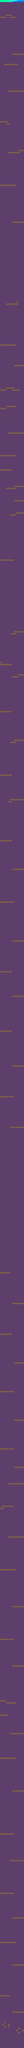

A 2D game scene composited from a Tiled map and its tileset images. What follows is a short description and the map's XML, with each tile layer's data collapsed to a summary:
An orthogonal 12x1000 tile map with 32x32 px tiles, 2 tile layers (backgroundLayer, collisionLayer) and 24 objects.

<map version="1.0" orientation="orthogonal" renderorder="right-down" width="12" height="1000" tilewidth="32" tileheight="32" nextobjectid="30">
 <tileset firstgid="1" name="tileset" tilewidth="32" tileheight="32" tilecount="81">
  <image source="../images/tileset.png" width="288" height="288" />
 </tileset>
 <layer name="backgroundLayer" width="12" height="1000">
  <data>[12000 cells, 12000 non-empty, 72 distinct tile ids]</data>
 </layer>
 <layer name="collisionLayer" width="12" height="1000">
  <data>[12000 cells, 453 non-empty, 1 distinct tile ids]</data>
 </layer>
 <objectgroup name="objectsLayer">
  <object id="1" gid="18" x="54" y="31033" width="32" height="32">
   <properties>
    <property name="period" value="0.08" />
    <property name="radious" value="60" />
    <property name="type" value="comet" />
   </properties>
  </object>
  <object id="4" gid="18" x="69" y="31333" width="32" height="32">
   <properties>
    <property name="type" value="health" />
   </properties>
  </object>
  <object id="5" gid="18" x="69" y="31333" width="32" height="32">
   <properties>
    <property name="type" value="health" />
   </properties>
  </object>
  <object id="9" gid="18" x="211" y="31326" width="32" height="32">
   <properties>
    <property name="type" value="speed" />
   </properties>
  </object>
  <object id="10" gid="18" x="303" y="31240" width="32" height="32">
   <properties>
    <property name="type" value="slow" />
   </properties>
  </object>
  <object id="11" gid="18" x="323" y="30882" width="32" height="32">
   <properties>
    <property name="type" value="health" />
   </properties>
  </object>
  <object id="12" gid="18" x="175" y="30897" width="32" height="32">
   <properties>
    <property name="type" value="slow" />
   </properties>
  </object>
  <object id="13" gid="18" x="80" y="30880" width="32" height="32">
   <properties>
    <property name="type" value="slow" />
   </properties>
  </object>
  <object id="14" gid="18" x="33" y="30687" width="32" height="32">
   <properties>
    <property name="type" value="health" />
   </properties>
  </object>
  <object id="15" gid="18" x="175" y="30680" width="32" height="32">
   <properties>
    <property name="type" value="speed" />
   </properties>
  </object>
  <object id="16" gid="18" x="267" y="30594" width="32" height="32">
   <properties>
    <property name="type" value="slow" />
   </properties>
  </object>
  <object id="17" gid="18" x="113" y="30032" width="32" height="32">
   <properties>
    <property name="type" value="health" />
   </properties>
  </object>
  <object id="18" gid="18" x="255" y="30025" width="32" height="32">
   <properties>
    <property name="type" value="speed" />
   </properties>
  </object>
  <object id="19" gid="18" x="347" y="29939" width="32" height="32">
   <properties>
    <property name="type" value="slow" />
   </properties>
  </object>
  <object id="20" gid="18" x="215" y="28614" width="32" height="32">
   <properties>
    <property name="type" value="speed" />
   </properties>
  </object>
  <object id="21" gid="18" x="307" y="28528" width="32" height="32">
   <properties>
    <property name="type" value="slow" />
   </properties>
  </object>
  <object id="22" gid="18" x="73" y="28621" width="32" height="32">
   <properties>
    <property name="type" value="health" />
   </properties>
  </object>
  <object id="23" gid="18" x="66" y="28058" width="32" height="32">
   <properties>
    <property name="type" value="health" />
   </properties>
  </object>
  <object id="24" gid="18" x="208" y="28051" width="32" height="32">
   <properties>
    <property name="type" value="speed" />
   </properties>
  </object>
  <object id="25" gid="18" x="300" y="27965" width="32" height="32">
   <properties>
    <property name="type" value="slow" />
   </properties>
  </object>
  <object id="26" gid="18" x="206" y="27566" width="32" height="32">
   <properties>
    <property name="type" value="slow" />
   </properties>
  </object>
  <object id="27" gid="18" x="114" y="27652" width="32" height="32">
   <properties>
    <property name="type" value="speed" />
   </properties>
  </object>
  <object id="28" gid="18" x="162" y="26992" width="32" height="32">
   <properties>
    <property name="type" value="slow" />
   </properties>
  </object>
  <object id="29" gid="18" x="70" y="27078" width="32" height="32">
   <properties>
    <property name="type" value="speed" />
   </properties>
  </object>
 </objectgroup>
</map>
